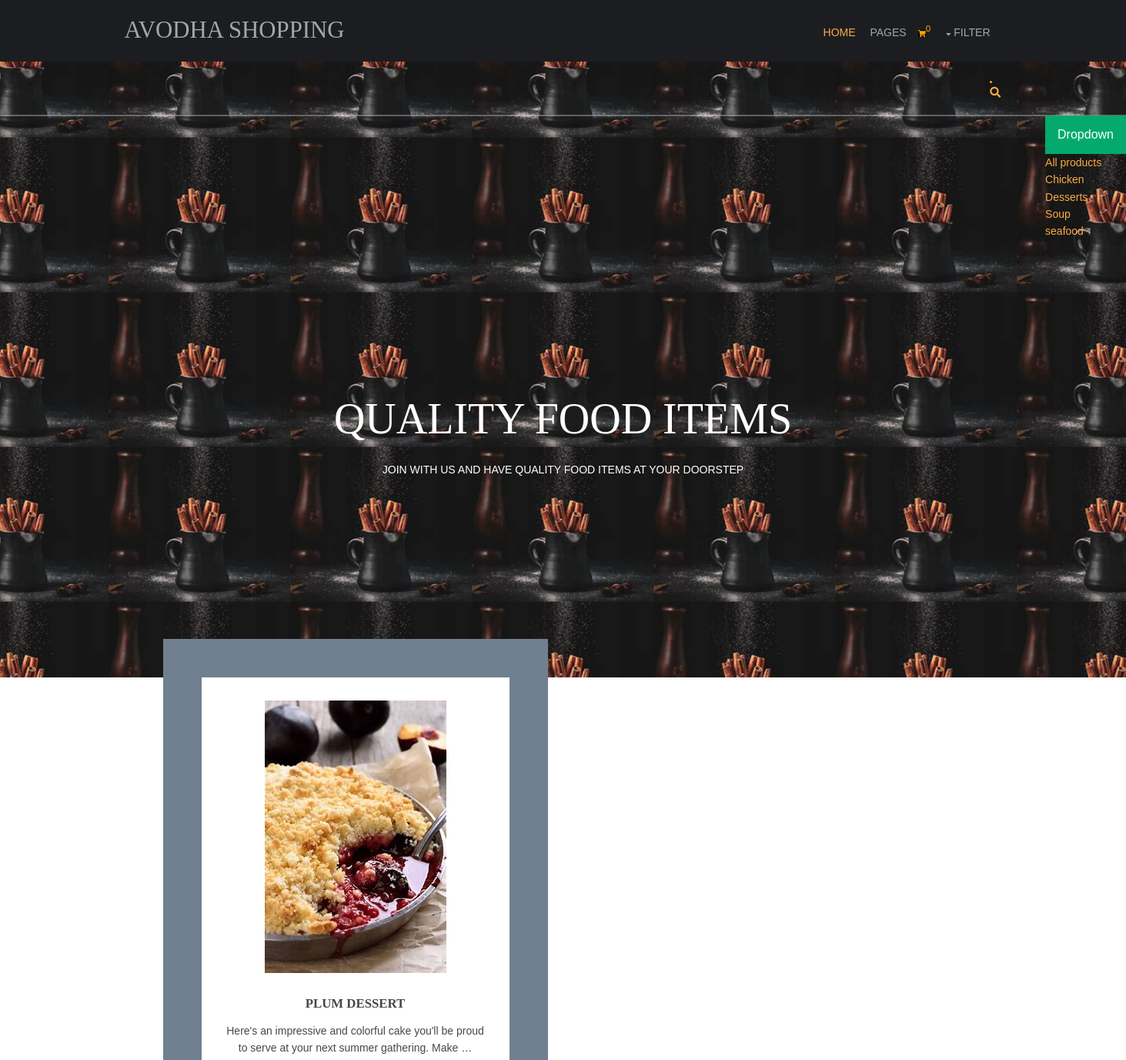
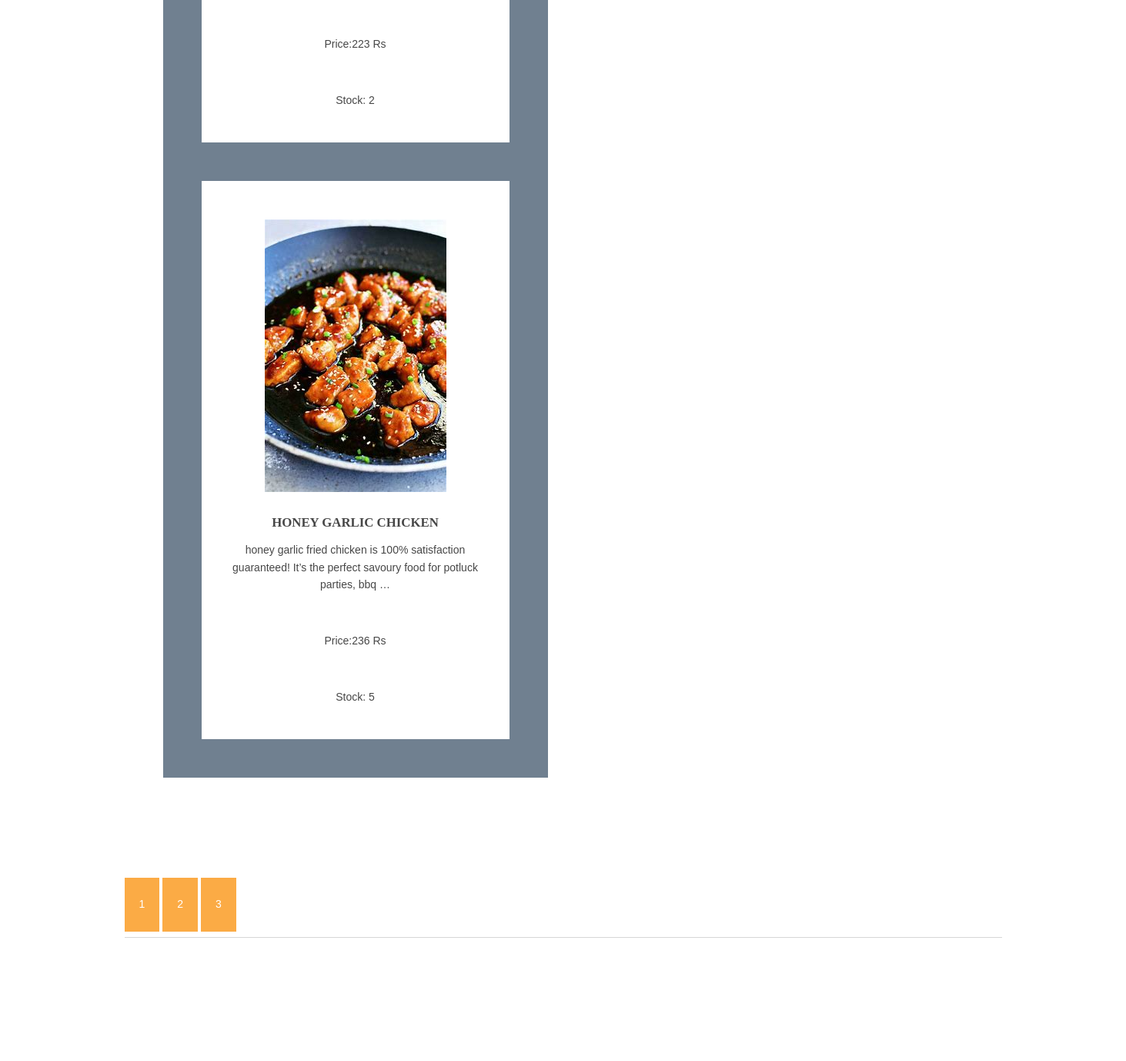
The page / on the database its author committed (2 pictures, top to bottom).
### shops/models.py (models this page shows, shortened)
class Categ(models.Model):
    name=models.CharField(max_length=250,unique=True)
    slug=models.SlugField(max_length=250,unique=True)
    class Meta:
        ordering=('name',)
        verbose_name='category'
        verbose_name_plural='categories'
    def get_url(self):
        return reverse('prod_cat', args=[self.slug])

class product(models.Model):
    name = models.CharField(max_length=250, unique=True)
    slug = models.SlugField(max_length=250, unique=True)
    img=models.ImageField(upload_to='product')
    desc=models.TextField()
    stock=models.IntegerField()
    available=models.BooleanField()
    price=models.IntegerField()
    category=models.ForeignKey(Categ,on_delete=models.CASCADE)
    def get_url(self):
        return reverse('detailer', args=[self.category.slug, self.slug])

### shops/views.py (the view)
# urls.py: 2. Add a URL to urlpatterns:  path('', views.home, name='home')
def home(request, c_slug=None):
    c_page = None
    prodt = None
    if c_slug != None:
      c_page = get_object_or_404(Categ, slug=c_slug)
      prodt = product.objects.filter(category=c_page, available=True)
    else:
      prodt = product.objects.all().filter(available=True)
    categ = Categ.objects.all()
    paginator = Paginator(prodt, 2)
    try:
         page=int(request.GET.get('page','1'))
    except:
         page=1
    try:
         pro=paginator.page(page)
    except(EmptyPage,InvalidPage):
         pro=paginator.page(paginator.num_pages)
    return render(request, 'home.html', {'pr': prodt, 'ct': categ,'pg':pro})

### cart/context_processor.py (called while the page is built)
def count(request):
    item_count=0
    if 'admin' in request.path:
        return{}
    else:
        try:
            ct=cartlist.objects.filter(cart_id=c_id(request))
            cti=items.objects.all().filter(cart=ct[:1])
            for c in cti:
                item_count+=c.quan
        except cartlist.DoesNotExist:
            item_count=0
        return dict(itc=item_count)

### cart/views.py (called while the page is built)
def c_id(request):
    ct_id=request.session.session_key
    if not ct_id:
        ct_id=request.session.create()
    return ct_id

### templates/home.html (shortened to what this page needs)
{% extends 'base.html' %}
{% load static %}
{% block content %}
<html lang="">
<head>
<link href="{% static 'hm/layout/styles/layout.css' %}" rel="stylesheet" type="text/css" media="all">
</head>
<body id="top">
<div class="abcd" style="background-image:url( {% static '\hm\images\demo\backgrounds\OIP.png' %})">
  <div class="wrapper row0">
    <div id="topbar" class="hoc clear">
      <div class="fl_right">
          <li id="searchform">
          </li>
      </div>
    </div>
  </div>
  <div class="wrapper row1">
     <div class="dropdown">
  <button onclick="myFunction()" class="dropbtn">Dropdown</button>
   <a href="/">All products</a><br>
   {% for i in ct %}
     <a href={{i.get_url}}>{{i.name}}</a><br>
     {% endfor %}
 </div>
  </div>
  <div id="pageintro" class="hoc clear">
    <article>
      <h3 class="heading">QUALITY FOOD ITEMS</h3>
      <p>JOIN WITH US AND HAVE QUALITY FOOD ITEMS AT YOUR DOORSTEP</p>
    </article>
  </div>
</div>
<div class="wrapper row3">
  <main class="hoc container clear">
    <section id="introblocks">
      <ul class="nospace group btmspace-80">
        <li class="one_third first">
           {% for i in pg.object_list %}
               <div class="glue">
          <figure><a class="imgover" href="{{i.get_url}}"><img src="{{i.img.url}}"  alt=""></a>
            <figcaption>
              <h6 class="heading">{{i.name}}</h6>
              <p class="flu">{{i.desc|truncatewords:17}}</p><br>
              <p>Price:{{i.price}} Rs</p>
              <br>
              <p>Stock: {{i.stock}}</p>
            </figcaption>
               </div>
        </li>
       {% endfor %}
      </ul>
    </section>
       {% for p in pg.paginator.page_range %}
       <a href="?page={{p}}" class="btn btn-light btn-sm  {% if pg.number == p %} active{% endif %}"><p>{{p}}</p></a>
    {% endfor %}
    <hr class="btmspace-80">
  </main>
  </div>
</body>
</html>
{% endblock %}

### templates/base.html (shortened to what this page needs)
  {% load static %}
<html><meta charset="utf-8">
<link href="{% static 'hm/layout/styles/layout.css' %}" rel="stylesheet" type="text/css" media="all"><body>
   <header id="header" class="hoc clear">
      <div id="logo" class="fl_left">
        <h1><a href="home.html">AVODHA SHOPPING</a></h1>
      </div>
      <nav id="mainav" class="fl_right">
        <ul class="clear">
          <li class="active"><a href="home.html">Home</a></li>
          <li><a class="active" href="#">pages</a>
            <li><a class="active" href="{% url 'cartDetails' %}"><i class="fa fa-shopping-cart" style="font-size:9px;color:orange;background-color:black;"></i><sup style="color:orange">{{itc}}</sup></a>
                   <li><a class="drop" href="#">Filter</a>
          </li>
          </li>
      </nav>
    </header>
 {% block content %}
  {% endblock %}
  </body>
  </html>

### static/hm/layout/styles/layout.css (style rules this page uses)
.row1 { border:solid; border-width:1px 0; }
#topbar { padding:20px 0; font-size:.8rem; text-transform:uppercase; }
#topbar #searchform { position:relative; line-height:1; z-index:9999; }
#topbar #searchform::after { display:block; height:18px; line-height:18px; padding:0; font-family:"Font Awesome\ 5 Free"; font-weight:900; font-size:1rem; content:"\f002"; }
#topbar #searchform ::placeholder { text-transform:capitalize; }
#header #logo { margin:22px 0 0 0; }
#header #logo h1 { margin:0; padding:0; font-size:2.2rem; text-transform:uppercase; }
#pageintro { padding:200px 0 300px; }
#pageintro article, #pageintro article p { display:block; max-width:75%; margin:0 auto; text-align:center; }
#pageintro article p { max-width:65%; line-height:2rem; }
#pageintro .heading { margin-bottom:20px; font-size:4rem; }
.container { padding:80px 0; }
#introblocks { display:block; position:relative; margin:-180px 0 0 0; z-index:1; text-align:center; }
#introblocks figure figcaption { display:block; padding:30px 0 0 0; text-align:center; }
#introblocks figure figcaption .heading { font-size:1.2rem; font-weight:700; margin-bottom:0; }
*, *::before, *::after { transition:all .3s ease-in-out; }
nav ul, nav ol { margin:0; padding:0; list-style:none; }
#mainav, #breadcrumb, .sidebar nav { line-height:normal; }
#mainav .drop::after, #mainav li li .drop::after, #breadcrumb li a::after, .sidebar nav a::after { position:absolute; font-family:"Font Awesome\ 5 Free"; font-weight:900; font-size:10px; line-height:10px; }
#mainav ul { text-transform:uppercase; }
#mainav li { display:inline-block; position:relative; margin:0 15px 0 0; padding:0; }
#mainav li a { display:block; padding:30px 0; }
#mainav .drop { padding-left:15px; }
#mainav .drop::after, #mainav li li .drop::after { content:"\f0d7"; }
#mainav .drop::after { top:35px; left:5px; }
body { color:#A5A6AA; background-color:#1C1D21; }
a { color:#FBAB45; }
hr, .borderedbox { border-color:#D7D7D7; }
.btn, .btn.inverse:hover { color:#FFFFFF; background-color:#FBAB45; border-color:#FBAB45; }
.imgover, .imgover:hover::after { color:#FFFFFF; }
.row1 { border-color:rgba(255,255,255,.3); }
.row3 { color:#474747; background-color:#FFFFFF; }
#topbar #searchform { color:#FBAB45; }
#header #logo h1 a { color:inherit; }
#pageintro { color:#FFFFFF; }
#mainav li a { color:inherit; }
#mainav .active a, #mainav a:hover, #mainav li:hover > a { color:#FBAB45; background-color:inherit; }
@media screen and (min-width:1140px) { .hoc { max-width:1140px; } }

### templates/home.html (style rules this page uses)
.dropbtn { background-color: #04AA6D; color: white; padding: 16px; font-size: 16px; border: none; cursor: pointer; }
.dropdown { float: right; position: relative; display: inline-block; }
.abcd { background-position:center; height:100%; }
.glue { width: 500px; border: 50px solid slategray ; padding: 30px; margin: 50px; }

### rows shown on the page
Categ: name "Chicken"
Categ: name "Desserts"
Categ: name "Soup"
Categ: name "seafood"
product: img (picture), name "PLUM DESSERT", desc "Here's an impressive and colorful cake you'll be proud to serve at your next summer gathering. Make …", price "223", stock "2"
product: img (picture), name "HONEY GARLIC CHICKEN", desc "honey garlic fried chicken is 100% satisfaction guaranteed! It’s the perfect savoury food for potluck parties, bbq …", price "236", stock "5"

### other values the page prints
{{ itc }} "0"
{{ p }} "1" "2" "3"
